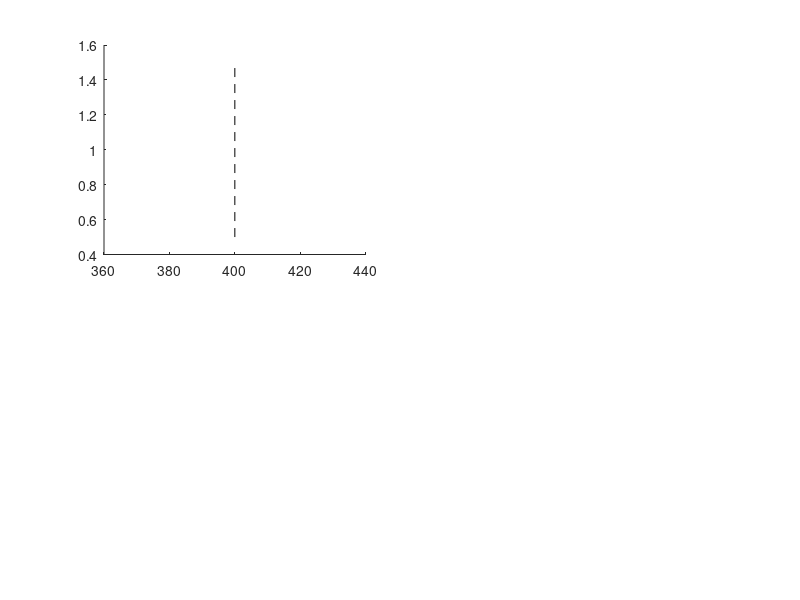

MATLAB code for this plot: (Note: this script raises an error after producing the figure.)
% Use After running areaOverKernel_GrandAv_iter which bootstraps across
% each time bin to compute the AOK distribution. 
% This script checks which bins were significant to plot 
% line of significant AOKs

% In the original version of this I didn't test 100 ms at the beginning 
% and end so we can set those to nans 

% First 100 untested bins
% V1 Data
v1p_lum(1,1:25) = nan;
v1p_gab(1,1:25) = nan;
% SC Data
scp_lum(1,1:25) = nan;
scp_gab(1,1:25) = nan;

% last 100 bins
% V1 Data
v1p_lum(1,776:end) = nan;
v1p_gab(1,776:end) = nan;
% SC Data
scp_lum(1,776:end) = nan;
scp_gab(1,776:end) = nan;



% Convert Vectors to T/F
% Convert to Logical
v1Lum_sig = v1p_lum < 0.001;
v1Gab_sig = v1p_gab < 0.001;

% Convert to Logical
scLum_sig = scp_lum < 0.001;
scGab_sig = scp_gab < 0.001;

%% Histograms

% Time Series
bins = 1:1:800;

% Figure
figure('Units', 'inches', 'Position', [3, 1, 8, 10]);

subplot(2,2,1);
hold on;
plot([400 400], [0.5 1.5], 'Color', 'k', 'LineStyle', '--', 'LineWidth',0.5);
scatter(bins,v1Gab_sig, 20, "red", "filled");
title('V1 Gabor: AOK Bootstraps');
box off;
set(gca, 'TickDir', 'out');
set(gca, 'FontSize', 14);
set(gca, 'LineWidth', 1);
xlim([1 800]);
ylim([0.5 1.5]);
hold off;

subplot(2,2,2);
hold on;
plot([400 400], [0.5 1.5], 'Color', 'k', 'LineStyle', '--', 'LineWidth',0.5);
scatter(bins,v1Lum_sig, 20, "red", "filled");
title('V1 Luminance: AOK Bootstraps');
box off;
set(gca, 'TickDir', 'out');
set(gca, 'FontSize', 14);
set(gca, 'LineWidth', 1);
xlim([1 800]);
ylim([0.5 1.5]);
hold off;

subplot(2,2,3);
hold on;
plot([400 400], [0.5 1.5], 'Color', 'k', 'LineStyle', '--', 'LineWidth',0.5);
scatter(bins,scGab_sig, 20, "red", "filled");
title('SC Gabor: AOK Bootstraps');
box off;
set(gca, 'TickDir', 'out');
set(gca, 'FontSize', 14);
set(gca, 'LineWidth', 1);
xlim([1 800]);
ylim([0.5 1.5]);
hold off;

subplot(2,2,4);
hold on;
plot([400 400], [0.5 1.5], 'Color', 'k', 'LineStyle', '--', 'LineWidth',0.5);
scatter(bins,scLum_sig, 20, "red", "filled");
title('SC Gabor: AOK Bootstraps');
box off;
set(gca, 'TickDir', 'out');
set(gca, 'FontSize', 14);
set(gca, 'LineWidth', 1);
xlim([1 800]);
ylim([0.5 1.5]);
hold off;










